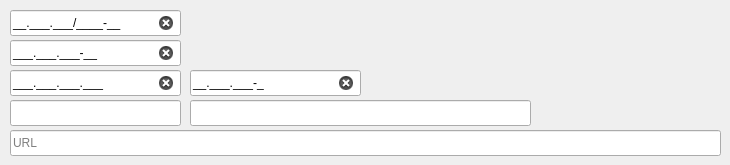
            <widget class="QWidget" name="tab_Enterprises">
             <attribute name="title">
              <string>Tab 1</string>
             </attribute>
             <widget class="lineEdit_fieldChecking" name="lineEdit_BR_CNPJ">
              <property name="geometry">
               <rect>
                <x>10</x>
                <y>10</y>
                <width>171</width>
                <height>26</height>
               </rect>
              </property>
              <property name="toolTip">
               <string>&lt;html&gt;&lt;head/&gt;&lt;body&gt;&lt;p&gt;Brasil CNPJ (Modelo atual e modelo alfanumérico)&lt;/p&gt;&lt;/body&gt;&lt;/html&gt;</string>
              </property>
              <property name="statusTip">
               <string/>
              </property>
              <property name="inputMask">
               <string>&gt;NN.NNN.NNN/NNNN-99;_</string>
              </property>
              <property name="text">
               <string>../-</string>
              </property>
              <property name="placeholderText">
               <string/>
              </property>
              <property name="clearButtonEnabled">
               <bool>true</bool>
              </property>
             </widget>
             <widget class="lineEdit_fieldChecking" name="lineEdit_BR_IE">
              <property name="geometry">
               <rect>
                <x>10</x>
                <y>70</y>
                <width>171</width>
                <height>26</height>
               </rect>
              </property>
              <property name="toolTip">
               <string>Brasil Inscrição Estadual (IE)</string>
              </property>
              <property name="statusTip">
               <string/>
              </property>
              <property name="inputMask">
               <string>&gt;000.000.000.000;_</string>
              </property>
              <property name="placeholderText">
               <string/>
              </property>
              <property name="clearButtonEnabled">
               <bool>true</bool>
              </property>
             </widget>
             <widget class="lineEdit_fieldChecking" name="lineEdit_BR_IM">
              <property name="geometry">
               <rect>
                <x>10</x>
                <y>100</y>
                <width>171</width>
                <height>26</height>
               </rect>
              </property>
              <property name="toolTip">
               <string>Brasil Inscrição Municipal (IM)</string>
              </property>
              <property name="statusTip">
               <string/>
              </property>
              <property name="inputMask">
               <string>99999999999</string>
              </property>
              <property name="maxLength">
               <number>11</number>
              </property>
              <property name="placeholderText">
               <string/>
              </property>
              <property name="clearButtonEnabled">
               <bool>true</bool>
              </property>
             </widget>
             <widget class="lineEdit_fieldChecking" name="lineEdit_BR_RG">
              <property name="geometry">
               <rect>
                <x>190</x>
                <y>70</y>
                <width>171</width>
                <height>26</height>
               </rect>
              </property>
              <property name="toolTip">
               <string>Brasil Registro Geral (RG) Pessoa Física</string>
              </property>
              <property name="statusTip">
               <string/>
              </property>
              <property name="inputMask">
               <string>&gt;00.000.000-N;_</string>
              </property>
              <property name="placeholderText">
               <string/>
              </property>
              <property name="clearButtonEnabled">
               <bool>true</bool>
              </property>
             </widget>
             <widget class="lineEdit_fieldChecking" name="lineEdit_BR_CPF">
              <property name="geometry">
               <rect>
                <x>10</x>
                <y>40</y>
                <width>171</width>
                <height>26</height>
               </rect>
              </property>
              <property name="toolTip">
               <string>Brasil Cadastro Nacional de Pessoa Física (CPF)</string>
              </property>
              <property name="statusTip">
               <string/>
              </property>
              <property name="inputMask">
               <string>&gt;000.000.000-00;_</string>
              </property>
              <property name="placeholderText">
               <string/>
              </property>
              <property name="clearButtonEnabled">
               <bool>true</bool>
              </property>
             </widget>
             <widget class="lineEdit_fieldChecking" name="lineEdit_URL">
              <property name="geometry">
               <rect>
                <x>10</x>
                <y>130</y>
                <width>711</width>
                <height>26</height>
               </rect>
              </property>
              <property name="maxLength">
               <number>255</number>
              </property>
              <property name="placeholderText">
               <string>URL</string>
              </property>
              <property name="clearButtonEnabled">
               <bool>true</bool>
              </property>
             </widget>
             <widget class="lineEdit_fieldChecking" name="lineEdit_OtherId">
              <property name="geometry">
               <rect>
                <x>190</x>
                <y>100</y>
                <width>341</width>
                <height>26</height>
               </rect>
              </property>
              <property name="toolTip">
               <string>Id de Documentos Gerais ou Internacionais</string>
              </property>
              <property name="statusTip">
               <string/>
              </property>
              <property name="inputMask">
               <string>&gt;xxxxxxxxxxxxxxxxxxxxxxxxxxxxxx</string>
              </property>
              <property name="maxLength">
               <number>30</number>
              </property>
              <property name="placeholderText">
               <string/>
              </property>
              <property name="clearButtonEnabled">
               <bool>true</bool>
              </property>
             </widget>
            </widget>
